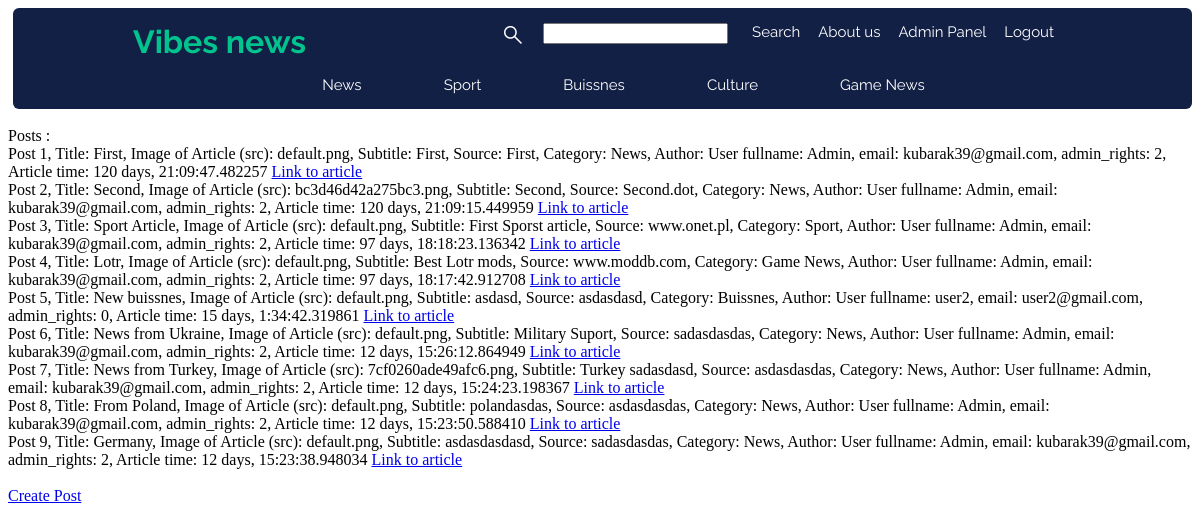
Page /admin_panel/manage_article (signed in) on the earlier database version.
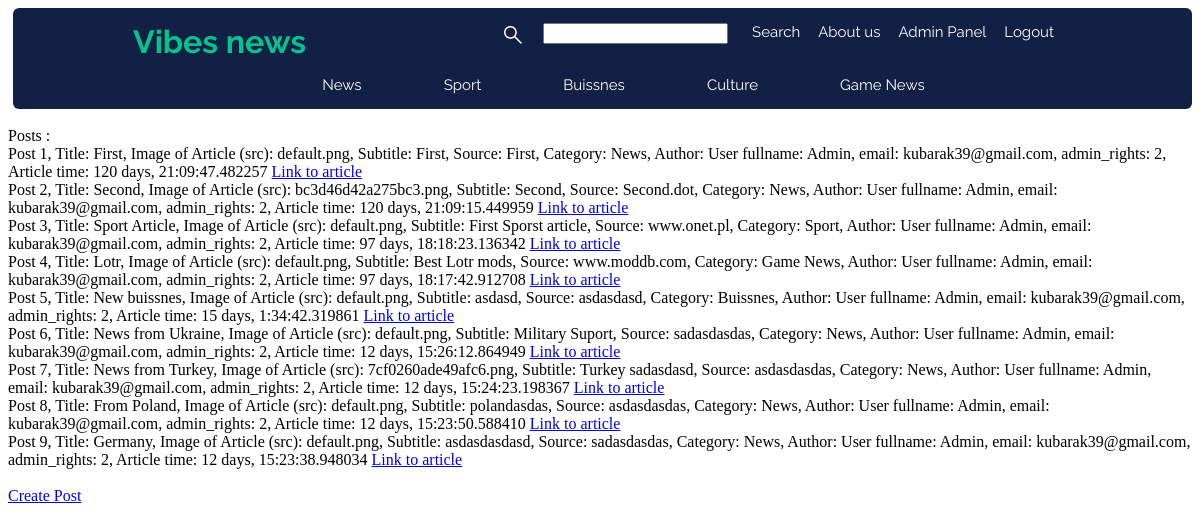
Same page on the later database version.
### vibes/models.py (models this page shows, shortened)
class Article(db.Model):
    id = db.Column (db.Integer, primary_key = True)
    title = db.Column (db.String(255), unique = True, nullable = False)
    image_of_article = db.Column (db.String(255), nullable = False, default = 'default.png')
    subtitle = db.Column (db.Text, nullable = False)
    content = db.Column (db.Text, nullable = False)
    source = db.Column (db.String(255), nullable = False)
    time_posted = db.Column (db.DateTime, nullable = False, default = datetime.utcnow)
    category_id = db.Column(db.Integer, db.ForeignKey('category.id'), nullable=False)
    user_id = db.Column(db.Integer, db.ForeignKey('user.id'), nullable = False)

class User(db.Model, UserMixin):
    id = db.Column (db.Integer, primary_key = True)
    fullname = db.Column (db.String(100), nullable = False)
    username = db.Column (db.String(100), unique = True, nullable = False)
    email = db.Column (db.String(250), unique = True, nullable = False)
    password = db.Column (db.String(255), nullable = False)
    admin_rights = db.Column (db.Integer, nullable = False, default = 0)
    create_time = db.Column (db.DateTime, nullable = False, default = datetime.utcnow)
    articles = db.relationship('Article', backref = 'author', lazy = True)
    category = db.relationship('Category', secondary = Rights, backref = 'users', lazy = True)
    def __repr__(self) -> str:
        return f"User fullname: {self.fullname}, email: {self.email}, admin_rights: {self.admin_rights}"

class Category(db.Model):
    id = db.Column (db.Integer, primary_key = True)
    name = db.Column (db.String(50), nullable = False)
    articles = db.relationship('Article', backref = 'category', lazy = True)
    def __repr__(self) -> str:
        return f"{self.name}"

### vibes/admin/routes.py (the view)
@admin.route("/admin_panel/manage_article" , methods= ["GET"])
@login_required
def manage_article():
    if (current_user.is_authenticated and current_user.admin_rights == 2):
        articles: Article = Article.query.all()
        time = datetime.utcnow()
        return render_template('manage_article.html', title = 'Admin Panel', articles = articles, time = time, user = current_user)
    else:
        abort(403)

### vibes/models.py (called while the page is built)
@login_manager.user_loader
def load_user(user_id: int) -> object:
    return User.query.get(int(user_id))

### vibes/templates/manage_article.html
{% extends "layout.html" %}
{% block content %}
    <br><div>Posts :</div>
    {% for article in articles %}
    <div>
        Post {{article.id}}, Title: {{article.title}}, Image of Article (src): {{article.image_of_article}}, Subtitle: {{article.subtitle}}, Source: {{article.source}}, Category: {{article.category}}, Author: {{article.author}}, Article time: {{time - article.time_posted}} <a href="{{url_for('articles.article', article_id = article.id)}}">Link to article </a></div>
    {% endfor %}
    <br>
    <div>
        {% if user.admin_rights == 2 %}
        <a href="{{url_for('admin.create_article')}}">Create Post</a>
        {% elif user.admin_rights == 1 %}
        <a href="{{url_for('editor.create_article')}}">Create Post</a>
        {% elif user.admin_rights == 0 %}
        <a href="{{url_for('user.create_article')}}">Create Post</a>
        {% endif %}
    </div>
{% endblock content %}

Differences in the rows shown:
changed Article "New buissnes": author "User fullname: user2, email: user2@gmail.com, admin_rights: 0" → "User fullname: Admin, email: kubarak39@gmail.com, admin_rights: 2"
